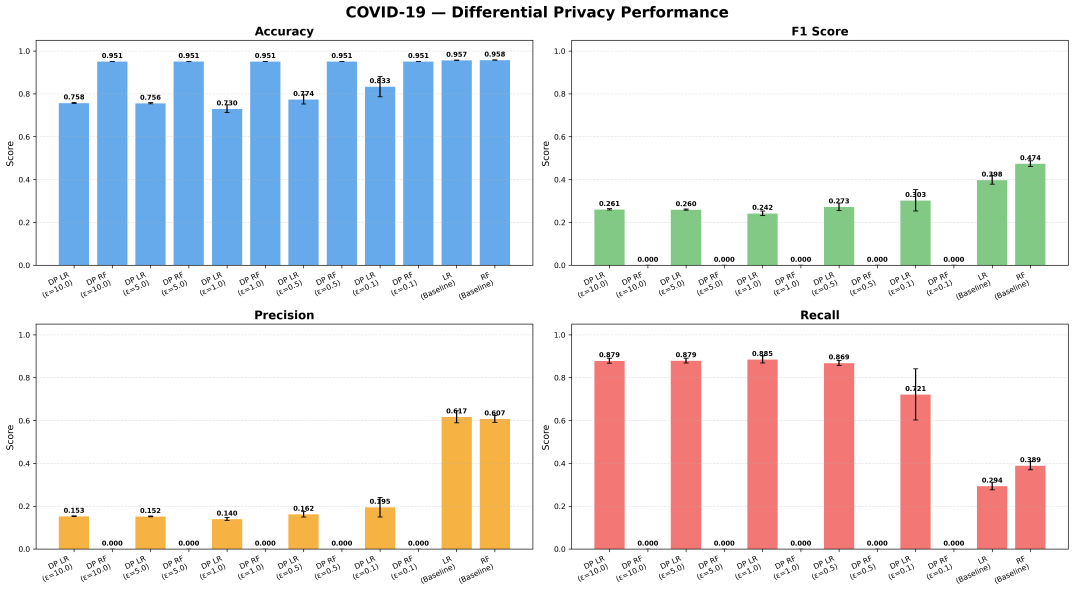
#> input picture graphs/dp_covid_metrics.png, 5371 x 2954 px (shown at 1/5 size)
$ python create_summary_visualisations.py
#> lines starting #> are read from the running program, lines starting #| are printed output that depends on the picture
from pathlib import Path
from PIL import Image, ImageOps, ImageDraw, ImageFont

BASE_DIR = Path(__file__).resolve().parent.parent
GRAPHS_DIR = BASE_DIR / "graphs"

SUMMARY_SETS = {
    "dp": {
        "title": "Differential Privacy — Summary Visualisations",
        "files": [
            "dp_covid_metrics.png",
            "dp_covid_privacy_utility.png",
            "dp_covid_runtime.png",
            "dp_nhanes_metrics.png",
            "dp_nhanes_privacy_utility.png",
            "dp_nhanes_runtime.png",
        ],
        "output": "summary_dp.png",
    },
    "fl": {
        "title": "Federated Learning — Summary Visualisations",
        "files": [
            "fl_covid_metrics.png",
            "fl_covid_privacy_utility.png",
            "fl_covid_runtime.png",
            "fl_nhanes_metrics.png",
            "fl_nhanes_privacy_utility.png",
            "fl_nhanes_runtime.png",
        ],
        "output": "summary_fl.png",
    },
    "he": {
        "title": "Homomorphic Encryption — Summary Visualisations",
        "files": [
            "he_covid_metrics.png",
            "he_covid_privacy_utility.png",
            "he_covid_runtime.png",
            "he_nhanes_metrics.png",
            "he_nhanes_privacy_utility.png",
            "he_nhanes_runtime.png",
        ],
        "output": "summary_he.png",
    },
    "kanon": {
        "title": "K-Anonymity — Summary Visualisations",
        "files": [
            "kanon_covid_metrics.png",
            "kanon_covid_privacy_utility.png",
            "kanon_covid_runtime.png",
            "kanon_nhanes_metrics.png",
            "kanon_nhanes_privacy_utility.png",
            "kanon_nhanes_runtime.png",
        ],
        "output": "summary_kanon.png",
    },
}

def resize_to_width(img, width):
    ratio = width / img.width
    height = int(img.height * ratio)
    return img.resize((width, height), Image.LANCZOS)

def make_summary(title, files, output):
#> called with output = 'summary_dp.png'
    images = []

    for file in files:
        path = GRAPHS_DIR / file
        if not path.exists():
            raise FileNotFoundError(f"Missing graph: {path}")
        img = Image.open(path).convert("RGB")
        images.append(img)

    cell_width = 900
#> cell_width = 900
    padding = 40
    title_height = 90
    label_height = 35

    resized = [resize_to_width(img, cell_width) for img in images]
#> in resize_to_width, `ratio = width / img.width`: ratio = 0.168
#> in resize_to_width, `height = int(img.height * ratio)`: height = 494
#> in resize_to_width, `return img.resize((width, height), Image.LANCZOS)`:
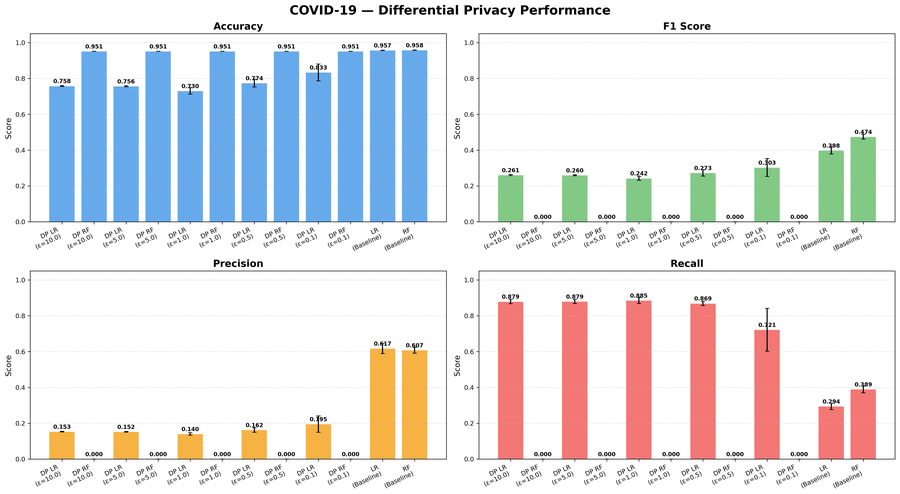
#> returned value: PIL image 900x494 RGB; mean R, G, B 229, 230.2, 233.2
#> call 2 of resize_to_width, with width = 900
#> in resize_to_width (call 2), `height = int(img.height * ratio)`: height = 347
#> in resize_to_width (call 2), `return img.resize((width, height), Image.LANCZOS)`:
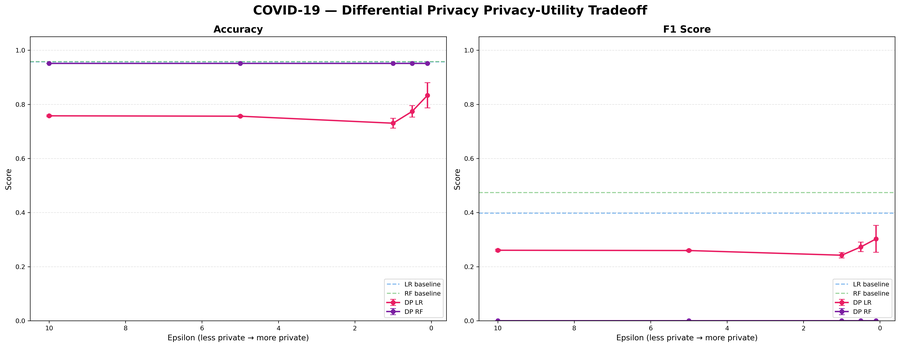
#> returned value: PIL image 900x347 RGB; mean R, G, B 250, 249, 249.7
#> call 3 of resize_to_width, with width = 900
#> in resize_to_width (call 3), `height = int(img.height * ratio)`: height = 396
#> in resize_to_width (call 3), `return img.resize((width, height), Image.LANCZOS)`:
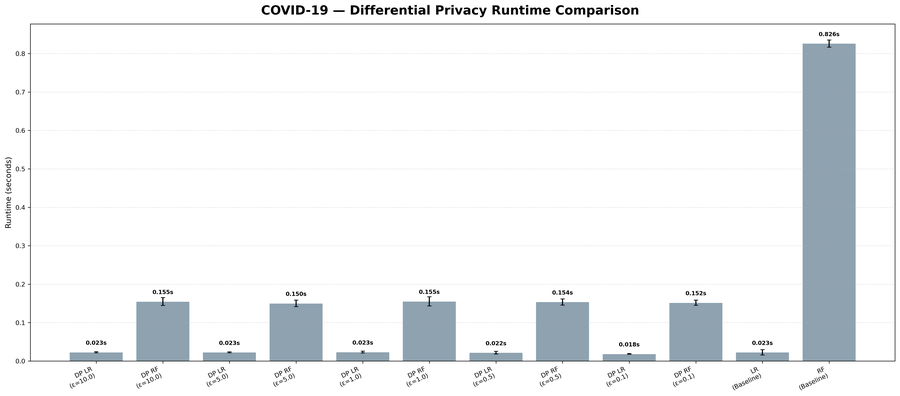
#> returned value: PIL image 900x396 RGB; mean R, G, B 240.4, 242.4, 243.8
#> call 4 of resize_to_width, with width = 900
#> in resize_to_width (call 4), `height = int(img.height * ratio)`: height = 494
#> in resize_to_width (call 4), `return img.resize((width, height), Image.LANCZOS)`:
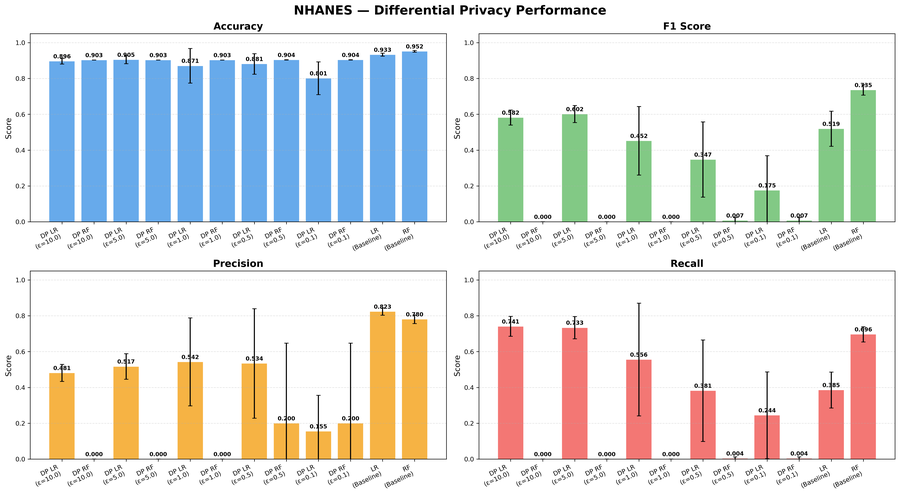
#> returned value: PIL image 900x494 RGB; mean R, G, B 226.4, 228.7, 228.6
#> in resize_to_width (call 5), `height = int(img.height * ratio)`: height = 347
#> in resize_to_width (call 5), `return img.resize((width, height), Image.LANCZOS)`:
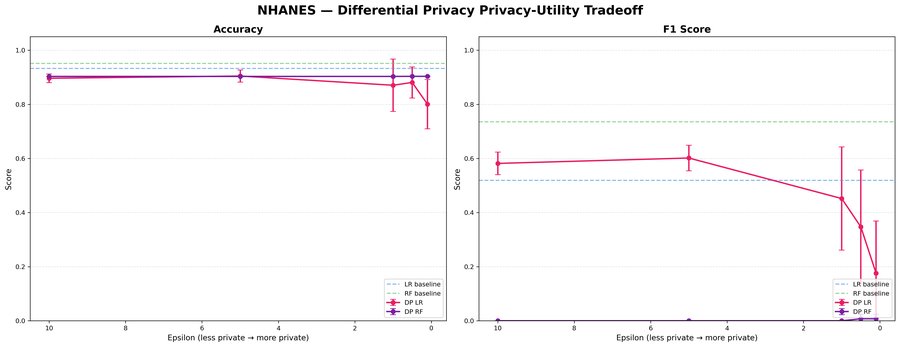
#> returned value: PIL image 900x347 RGB; mean R, G, B 249.9, 248.6, 249.4
#> in resize_to_width (call 6), `ratio = width / img.width`: ratio = 0.378
#> in resize_to_width (call 6), `height = int(img.height * ratio)`: height = 336
#> in resize_to_width (call 6), `return img.resize((width, height), Image.LANCZOS)`:
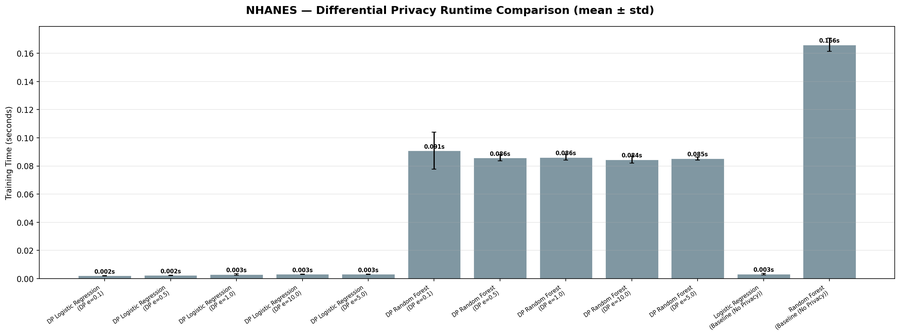
#> returned value: PIL image 900x336 RGB; mean R, G, B 231.2, 234.6, 236.2
#> img: PIL image 2383x890 RGB
    cell_height = max(img.height for img in resized)

    canvas_width = padding * 3 + cell_width * 2
#> canvas_width = 1920
    canvas_height = title_height + (cell_height + label_height + padding) * 3 + padding

    canvas = Image.new("RGB", (canvas_width, canvas_height), "white")
#> canvas: PIL image 1920x1837 RGB; every value is 255
    draw = ImageDraw.Draw(canvas)

    try:
        title_font = ImageFont.truetype("Arial Bold.ttf", 34)
        label_font = ImageFont.truetype("Arial Bold.ttf", 20)
    except:
        title_font = ImageFont.load_default()
        label_font = ImageFont.load_default()

    draw.text((padding, 25), title, fill="black", font=title_font)

    labels = [
        "COVID-19 Metrics",
        "COVID-19 Privacy-Utility",
        "COVID-19 Runtime",
        "NHANES Metrics",
        "NHANES Privacy-Utility",
        "NHANES Runtime",
    ]

    positions = [
        (padding, title_height),
        (padding * 2 + cell_width, title_height),
        (padding, title_height + cell_height + label_height + padding),
        (padding * 2 + cell_width, title_height + cell_height + label_height + padding),
        (padding, title_height + 2 * (cell_height + label_height + padding)),
        (padding * 2 + cell_width, title_height + 2 * (cell_height + label_height + padding)),
    ]

    # Reorder to make rows read better:
    # Row 1 = metrics, Row 2 = privacy utility, Row 3 = runtime
    order = [0, 3, 1, 4, 2, 5]
    ordered_images = [resized[i] for i in order]
    ordered_labels = [labels[i] for i in order]

    for img, label, pos in zip(ordered_images, ordered_labels, positions):
        x, y = pos
        draw.text((x, y), label, fill="black", font=label_font)
        canvas.paste(img, (x, y + label_height))
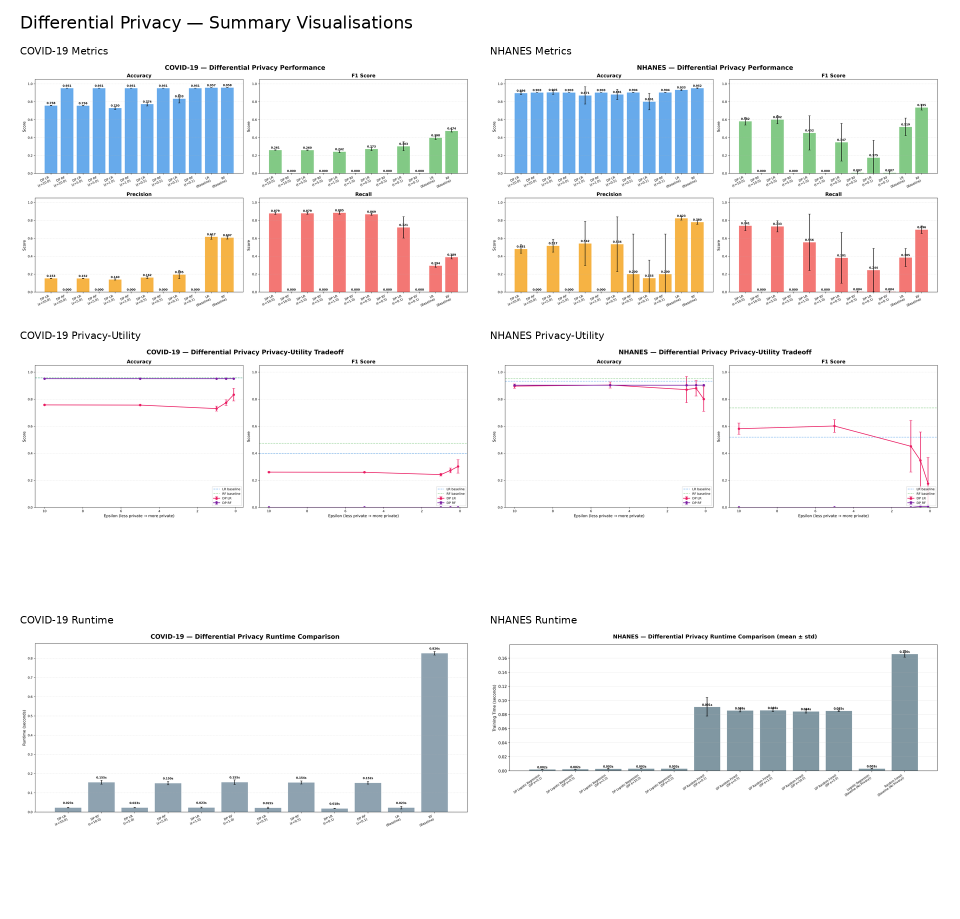
#> canvas: PIL image 1920x1837 RGB (shown at 1/2 size); mean R, G, B 242.9, 243.7, 244.4

    output_path = GRAPHS_DIR / output
    canvas.save(output_path, quality=95)
    print(f"Saved: {output_path}")

for item in SUMMARY_SETS.values():
#> (the run stopped early here; a loop or call above may not have finished)
